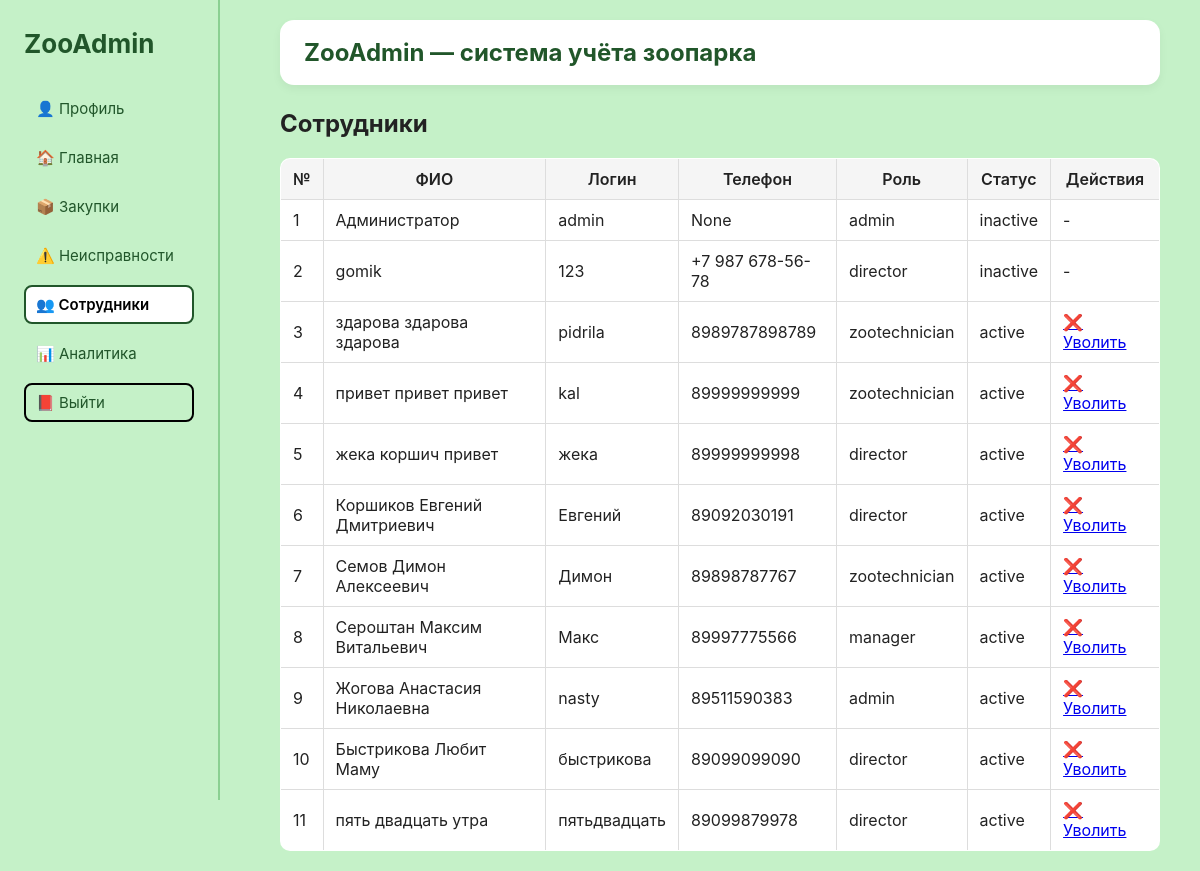
Page /employees (signed in) on the committed database.
### tables this page shows
CREATE TABLE employees (
        id INTEGER PRIMARY KEY AUTOINCREMENT,
        full_name TEXT NOT NULL,
        username TEXT UNIQUE NOT NULL,
        password TEXT NOT NULL,
        phone TEXT,
        role TEXT DEFAULT 'zootechnician', -- роли: manager, director, zootechnician, admin
        status TEXT DEFAULT 'active'
    );

### routers/employees.py (the view)
@router.get("/employees", response_class=HTMLResponse)
@role_required(["admin", "director"])
async def employees_list(request: Request):
    conn = get_connection()
    cursor = conn.cursor()
    cursor.execute("""
        SELECT id, full_name, username, phone, role, status
        FROM employees
        ORDER BY id ASC
    """)
    employees = cursor.fetchall()
    conn.close()
    return templates.TemplateResponse(
        "employees.html",
        {
            "request": request,
            "employees": employees
        }
    )

### templates/employees.html
{% extends "base.html" %}
{% block content %}
<h2>Сотрудники</h2>
<table border="1" cellpadding="8">
<tr>
    <th>№</th>
    <th>ФИО</th>
    <th>Логин</th>
    <th>Телефон</th>
    <th>Роль</th>
    <th>Статус</th>
    <th>Действия</th>
</tr>
{% for e in employees %}
<tr>
    <td>{{ loop.index }}</td>
    <td>{{ e.full_name }}</td>
    <td>{{ e.username }}</td>
    <td>{{ e.phone }}</td>
    <td>{{ e.role }}</td>
    <td>{{ e.status }}</td>
    <td>
        {% if e.status == "active" %}
            <a href="/employees/fire/{{ e.id }}">❌ Уволить</a>
        {% else %}
            -
        {% endif %}
    </td>
</tr>
{% endfor %}
</table>
{% endblock %}

### static/style.css (style rules this page uses)
body { margin: 0; font-family: -apple-system, BlinkMacSystemFont, "Segoe UI", Roboto, Arial, sans-serif; background: #c5f1c8; color: #222; }
table { background: white; border-collapse: collapse; width: 100%; margin-top: 20px; border-radius: 10px; overflow: hidden; }
table th, table td { border: 1px solid #ddd; padding: 10px 12px; }
table th { background: #f5f5f5; font-weight: 600; }

### rows in the picture
employees: full_name "Администратор", username "admin", phone "None", role "admin", status "inactive"
employees: full_name "gomik", username "123", phone "+7 987 678-56-78", role "director", status "inactive"
employees: full_name "здарова здарова здарова", username "pidrila", phone "8989787898789", role "zootechnician", status "active"
employees: full_name "привет привет привет", username "kal", phone "89999999999", role "zootechnician", status "active"
employees: full_name "жека коршич привет", username "жека", phone "89999999998", role "director", status "active"
employees: full_name "Коршиков Евгений Дмитриевич", username "Евгений", phone "89092030191", role "director", status "active"
employees: full_name "Семов Димон Алексеевич", username "Димон", phone "89898787767", role "zootechnician", status "active"
employees: full_name "Сероштан Максим Витальевич", username "Макс", phone "89997775566", role "manager", status "active"
employees: full_name "Жогова Анастасия Николаевна", username "nasty", phone "89511590383", role "admin", status "active"
employees: full_name "Быстрикова Любит Маму", username "быстрикова", phone "89099099090", role "director", status "active"
employees: full_name "пять двадцать утра", username "пятьдвадцать", phone "89099879978", role "director", status "active"
